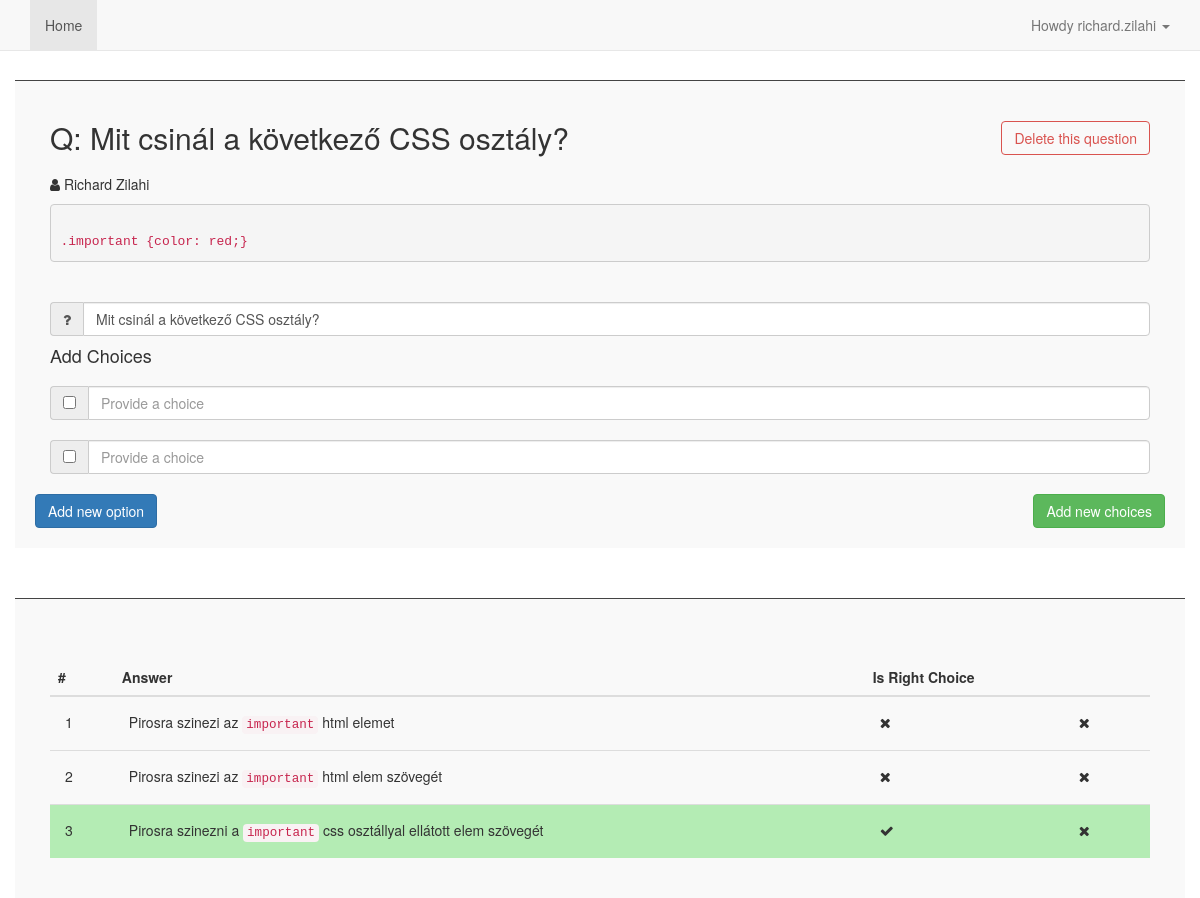
Page /quiz_db/editquestion.php?id=23 (signed in) on the committed database.
### tables this page shows
CREATE TABLE `questions` (
  `id` int(11) unsigned NOT NULL,
  `question` varchar(255) DEFAULT NULL,
  `is_active` tinyint(1) DEFAULT NULL,
  `description` varchar(255) NOT NULL,
  `owner` varchar(255) NOT NULL,
  `tags` varchar(255) NOT NULL
);

CREATE TABLE `answers` (
  `id` int(11) unsigned NOT NULL,
  `question_id` int(11) DEFAULT NULL,
  `is_right_choice` tinyint(1) DEFAULT NULL,
  `choice` varchar(255) DEFAULT NULL
);

### quiz_db/MySQL.php (called while the page is built, shortened)
<?php
class MySQL {
    private static $mysql_connection;
    static function connect() {
        $mysqlDatas = require(__DIR__ . "/configClass.php");
        self::$mysql_connection = new mysqli($mysqlDatas["mysql_host"], $mysqlDatas["mysql_username"], $mysqlDatas["mysql_password"], $mysqlDatas["mysql_database"]);
        self::$mysql_connection->set_charset("utf8");
        return mysqli_connect_errno();
    }
    static function getRows($query) {
        $array = array();
        if ( $result = self::$mysql_connection->query($query) ) {
            while ( $row = $result->fetch_object() ) {
                $array[] = $row;
            }
        }
        return $array;
    }
}
?>

### quiz_db/editquestion.php (the view, shortened to what this page needs)
<?php
$questionId = $_GET['id'];
include_once("functions.php");
$currentQuestion = getASpecificQuestion($questionId);
?>
<!DOCTYPE html>
<html>
<head>
    <link rel="stylesheet" href="https://maxcdn.bootstrapcdn.com/bootstrap/3.3.7/css/bootstrap.min.css" />
    <link rel="stylesheet" href="css/questions.css" />
    <link rel="stylesheet" href="https://maxcdn.bootstrapcdn.com/font-awesome/4.7.0/css/font-awesome.min.css" />
</head>
  <body>
    <?php include_once("menu.php"); ?>
    <div class="container">
      <div class="row addnewquestionbox editquestion-container">
        <div id="optioncontainer" class="col-lg-12">
          <h2 data-id="<?php echo $currentQuestion['id']; ?>" id="questionid">Q: <?php echo $currentQuestion['question']; ?>
            <button data-id="<?php echo $questionId;?>" id="deletequestion" class="btn btn-outline-danger pull-right">Delete this question</button>
          </h2>
          <div class="input-group">
            <p>
              <i class="fa fa-user"></i> <?php echo $currentQuestion['owner']; ?>
            </p>
          </div>
          <pre><?php echo $currentQuestion['desc'] ?></pre>
            <?php echo $currentQuestion['tags'] ?>
          <div class="input-group">
            <span class="input-group-addon" id="basic-addon1">
              <i class="fa fa-question"></i>
            </span>
            <input id="question" name="question" type="text" class="form-control" value="<?php echo $currentQuestion['question']; ?>" aria-describedby="basic-addon1">
          </div>
          <h4>Add Choices</h4>
          <div class="input-group">
            <span class="input-group-addon" id="basic-addon1">
              <input data-number="1" type="checkbox" aria-label="">
            </span>
            <input id="choice-1" data-number="1" name="choice-1" type="text" class="form-control" placeholder="Provide a choice" aria-describedby="basic-addon1">
          </div>
          <div class="input-group">
            <span class="input-group-addon" id="basic-addon1">
              <input data-number="2" type="checkbox" aria-label="">
            </span>
            <input id="choice-2" data-number="2" name="choice-2" type="text" class="form-control" placeholder="Provide a choice" aria-describedby="basic-addon1">
          </div>
        </div>
        <div class="input-group pull-left">
          <button id="addnewoption" class="btn btn-primary">Add new option</button>
        </div>
        <div id="submitbutton" class="input-group pull-right">
          <button id="sbmitchoices" class="btn btn-success">Add new choices</button>
        </div>
      </div>
    </div>
    <div class="container">
      <div class="row addnewquestionbox">
        <div id="answerscontainer" class="col-lg-12">
          <table id="questions" class="table table-hover">
            <thead>
              <tr>
                <th>#</th>
                <th>Answer</th>
                <th>Is Right Choice</th>
                <th></th>
              </tr>
            </thead>
            <tbody>
              <?php getAllAnswerForQuestion($questionId);?>
            </tbody>
          </table>
      </div>
    </div>
  </div>
  </body>
</html>

### quiz_db/functions.php (shortened to what this page needs)
<?php
include_once("MySQL.php");
function getASpecificQuestion ($questionId) {
  $getAQuestionSql = "SELECT * FROM `questions` WHERE `id` = $questionId ";
  $rows = MySQL::getRows($getAQuestionSql);
  foreach ($rows as $row ) {
    $id = $row->id;
    $question = $row->question;
    $isActive = $row->is_active;
    $description = $row->description;
    $tags = $row->tags;
    $owner = $row->owner;
    $quizOwner = getUserDetails($owner);
    $tagsArray = explode(",", $tags);
    for ($i=0; $i<count($tagsArray)-1; $i++) {
      $tagsResult .= '<span class="label label-info tags">'.$tagsArray[$i].'</span>';
    }
    $question = array('tags' => $tagsResult, 'question' => $question, 'id' => $id, 'is_active' => $isActive, 'desc' => $description, 'owner' => $quizOwner['fullname']);
  }
  return $question;
}
function getAllAnswerForQuestion ($id) {
  $getAllAnswerForQuestionSql = "SELECT * FROM `answers` WHERE `question_id` = $id  ";
  $rows = MySQL::getRows($getAllAnswerForQuestionSql);
    $count = 0;
  foreach ($rows as $row ) {
    $count++;
    $id = $row->id;
    $choice = $row->choice;
    $isRightChoice = $row->is_right_choice;
    $rightChoiceIcon = getRightChoiceIcon($isRightChoice);
    echo '<tr class="clickable-row '.$rightChoiceIcon['class'].'" data-id="'.$id.'">
    <td>'.$count.'</td>
    <td>'.$choice.'</td>
    <td>'.$rightChoiceIcon['icon'].'</td>
    <td>
    <i class="fa fa-times action-icon"></i>
    </td>
    </tr>
    ';
  }
}
function getRightChoiceIcon ($isRightChoice) {
  if ($isRightChoice) {
    $icon = '<i class="fa fa-check"></i>';
    $class = 'right-choice';
  } else {
    $icon = '<i class="fa fa-times"></i>';
    $class = '';
  }
  $result = array('icon' => $icon, 'class' => $class);
  return $result;
}
function getUserDetails ($username) {
    $getUserDetailsSql = "SELECT * FROM `users` where `username` = '$username' LIMIT 1" ;
    $rows = MySQL::getRows($getUserDetailsSql);
    $firstRow = $rows[0];
    $usersFullname = $firstRow->fullname;
    $result = array('fullname' => $usersFullname, );
    return $result;
}
?>

### quiz_db/css/questions.css (style rules this page uses)
table#questions, #questions { margin-top: 40px; }
.addnewquestionbox { padding: 20px; background-color: #f9f9f9; border-top: 1px solid #444; margin-top: 50px; }
#submitbutton { margin-top: 20px; }
.action-icon { margin-right: 10px; }
.table>tbody>tr>td { padding: 15px; }
.input-group { margin-top: 20px; }
.btn-outline-danger { color: #d9534f; background-image: none; background-color: transparent; border-color: #d9534f }
.right-choice { background-color: #b4ecb4 }
code { color: #c7254e !important; }
.editquestion-container { margin-top: 80px; }

### rows in the picture
questions: question "Mit csinál a következő CSS osztály?", description ".important {color: red;}"
answers: choice "Pirosra szinezi az important html elemet", is_right_choice 0 (drawn)
answers: choice "Pirosra szinezi az important html elem szövegét", is_right_choice 0 (drawn)
answers: choice "Pirosra szinezni a important css osztállyal ellátott elem szövegét", is_right_choice 1 (drawn)

### other values in the picture
$_SESSION['username'] "richard.zilahi"
$currentQuestion['owner'] "Richard Zilahi"
